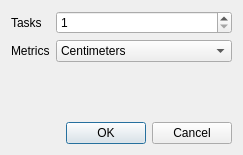
<?xml version="1.0" encoding="UTF-8"?>
<ui version="4.0">
 <class>SettingsDialog</class>
 <widget class="QDialog" name="SettingsDialog">
  <property name="geometry">
   <rect>
    <x>0</x>
    <y>0</y>
    <width>243</width>
    <height>155</height>
   </rect>
  </property>
  <property name="windowTitle">
   <string>Dialog</string>
  </property>
  <layout class="QVBoxLayout" name="verticalLayout">
   <item>
    <layout class="QFormLayout" name="formLayout">
     <property name="fieldGrowthPolicy">
      <enum>QFormLayout::AllNonFixedFieldsGrow</enum>
     </property>
     <item row="2" column="0">
      <widget class="QLabel" name="label_3">
       <property name="text">
        <string>Tasks</string>
       </property>
      </widget>
     </item>
     <item row="2" column="1">
      <widget class="QSpinBox" name="tasks">
       <property name="minimum">
        <number>1</number>
       </property>
       <property name="maximum">
        <number>100</number>
       </property>
      </widget>
     </item>
     <item row="3" column="0">
      <widget class="QLabel" name="label_2">
       <property name="text">
        <string>Metrics</string>
       </property>
      </widget>
     </item>
     <item row="3" column="1">
      <widget class="QComboBox" name="metrics">
       <item>
        <property name="text">
         <string>Centimeters</string>
        </property>
       </item>
       <item>
        <property name="text">
         <string>Inches</string>
        </property>
       </item>
      </widget>
     </item>
    </layout>
   </item>
   <item>
    <widget class="QDialogButtonBox" name="buttonBox">
     <property name="orientation">
      <enum>Qt::Horizontal</enum>
     </property>
     <property name="standardButtons">
      <set>QDialogButtonBox::Cancel|QDialogButtonBox::Ok</set>
     </property>
    </widget>
   </item>
  </layout>
 </widget>
 <resources/>
 <connections>
  <connection>
   <sender>buttonBox</sender>
   <signal>accepted()</signal>
   <receiver>SettingsDialog</receiver>
   <slot>accept()</slot>
   <hints>
    <hint type="sourcelabel">
     <x>227</x>
     <y>138</y>
    </hint>
    <hint type="destinationlabel">
     <x>157</x>
     <y>153</y>
    </hint>
   </hints>
  </connection>
  <connection>
   <sender>buttonBox</sender>
   <signal>rejected()</signal>
   <receiver>SettingsDialog</receiver>
   <slot>reject()</slot>
   <hints>
    <hint type="sourcelabel">
     <x>233</x>
     <y>142</y>
    </hint>
    <hint type="destinationlabel">
     <x>242</x>
     <y>153</y>
    </hint>
   </hints>
  </connection>
  <connection>
   <sender>buttonBox</sender>
   <signal>accepted()</signal>
   <receiver>SettingsDialog</receiver>
   <slot>apply()</slot>
   <hints>
    <hint type="sourcelabel">
     <x>110</x>
     <y>140</y>
    </hint>
    <hint type="destinationlabel">
     <x>63</x>
     <y>148</y>
    </hint>
   </hints>
  </connection>
 </connections>
 <slots>
  <slot>apply()</slot>
 </slots>
</ui>
